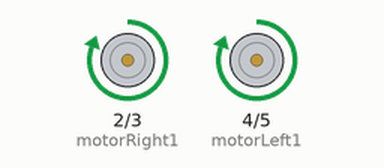
A sketch run on a simulated Arduino Uno, built with avr-gcc and run on an emulated ATmega328P. Shown: motor-driver pin pairs drawn as motors (green arrow = first pin HIGH = forward, orange = second pin HIGH = backward, longer = more drive).

Above: at 0.1 s.
At 30.1 s:
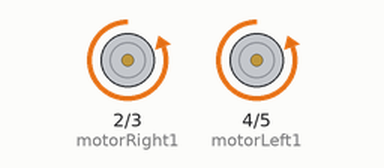
At 96.1 s:
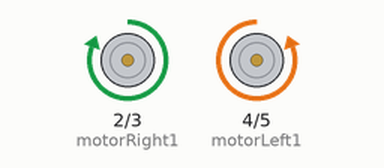
At 126.1 s:
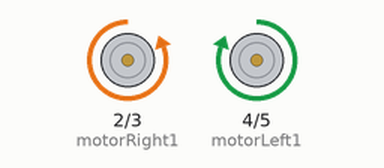
Timing chart, 0 to 127.6 s (numbered marks = the images above):
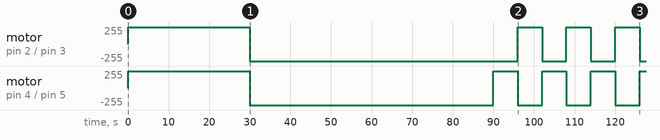

Measured:
- by itself, motor on pin 4 (motorLeft1) / pin 5 (motorLeft2): goes forward 255/255 30.0 s, backward 255/255 60.0 s, 3 × (forward 255/255 6.0 s, backward 255/255 6.0 s), then forward 255/255
- by itself, motor on pin 2 (motorRight1) / pin 3 (motorRight2): stopped → forward 255/255 at 0.00 s, → backward 255/255 30.0 s later, → forward 255/255 66.0 s later, → backward 255/255 6.0 s later, … (8 changes in this stretch)

The sketch:

DCmotor.ino
```cpp
int motorRight1 = 2;  // توصيل المحرك الأيمن
int motorRight2 = 3;
int motorLeft1 = 4;   // توصيل المحرك الأيسر
int motorLeft2 = 5;

void setup() {
  pinMode(motorRight1, OUTPUT);
  pinMode(motorRight2, OUTPUT);
  pinMode(motorLeft1, OUTPUT);
  pinMode(motorLeft2, OUTPUT);
}

void loop() {
  // الحركة للأمام لمدة 30 ثانية
  digitalWrite(motorRight1, HIGH);
  digitalWrite(motorRight2, LOW);
  digitalWrite(motorLeft1, HIGH);
  digitalWrite(motorLeft2, LOW);
  delay(30000);

  // الحركة للخلف لمدة دقيقة
  digitalWrite(motorRight1, LOW);
  digitalWrite(motorRight2, HIGH);
  digitalWrite(motorLeft1, LOW);
  digitalWrite(motorLeft2, HIGH);
  delay(60000);

  // الحركة يمينًا ويسارًا بالتناوب لمدة دقيقة
  for (int i = 0; i < 5; i++) {  // 5 دورات للتناوب
    // يمين
    digitalWrite(motorRight1, LOW);
    digitalWrite(motorRight2, HIGH);
    digitalWrite(motorLeft1, HIGH);
    digitalWrite(motorLeft2, LOW);
    delay(6000);  // 6 ثواني لكل اتجاه

    // يسار
    digitalWrite(motorRight1, HIGH);
    digitalWrite(motorRight2, LOW);
    digitalWrite(motorLeft1, LOW);
    digitalWrite(motorLeft2, HIGH);
    delay(6000);
  }
}
```
